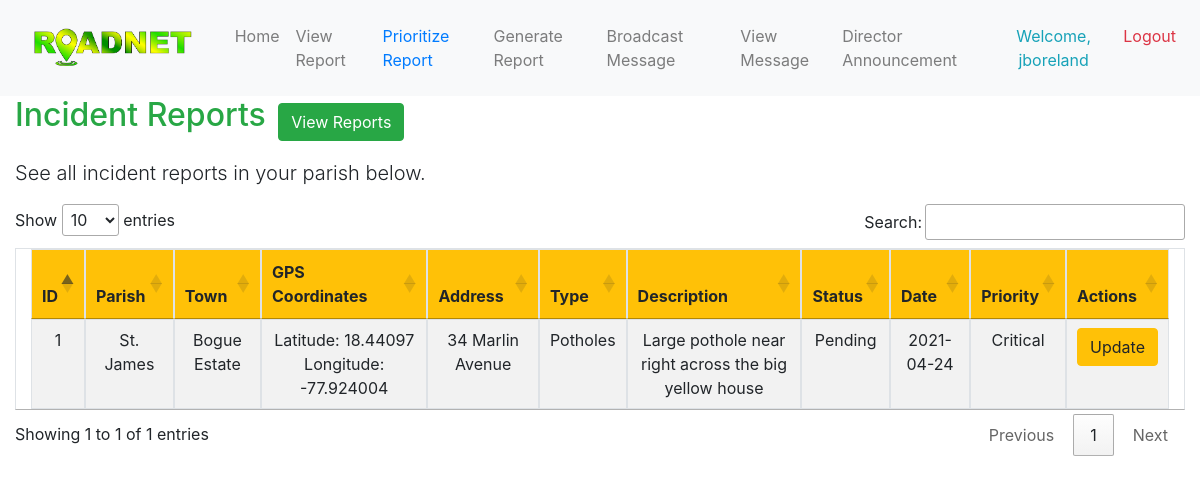
Screenshot of /parishmanager/setpriority.php (signed in) with the database file from the repository.
### tables this page shows
CREATE TABLE report (
    reportID int(11) NOT NULL AUTO_INCREMENT, 
    firstname varchar(25) NOT NULL,
    lastname varchar(25) NOT NULL,
    telephone varchar(11) NOT NULL,
    parish varchar(25) NOT NULL,
    town varchar(30) NOT NULL,
    gpscoord varchar(65) NOT NULL,
    address varchar(70) NOT NULL,
    direction varchar(150) NOT NULL,
    incident varchar(25) NOT NULL,
    description varchar(500) NOT NULL,
    media varchar(500) NOT NULL,
    vstatus varchar(20) NOT NULL,
    rdate date NOT NULL,
    priority VARCHAR(10) NOT NULL,
    assignedTo VARCHAR(30) NULL,
  
    PRIMARY KEY (reportID)

);

### parishmanager/setpriority.php (the view, shortened to what this page needs)
<?php
        if(isset($_SESSION['parishmanager_login'])) {
            $ename = $_SESSION['parishmanager_login'];
        }
?>
<!DOCTYPE html>
<html lang="en">
    <head>
        <link rel="stylesheet" href="https://cdn.jsdelivr.net/npm/bootstrap@4.6.0/dist/css/bootstrap.min.css">
        <link rel="stylesheet" href="http://cdn.datatables.net/1.10.2/css/jquery.dataTables.min.css"></style>
        <link rel="stylesheet" href="http://localhost/roadnet/css/parishstyles.css">
    </head>
    <body>
        <nav class="navbar navbar-expand-lg navbar-light bg-light">
            <div class="navbar-brand col-6 col-lg-2">
                <img src="http://localhost/roadnet/rimages/logo.png" class="img-fluid">
            </div>
            <div class="collapse navbar-collapse" id="navbarText">
                <ul class="navbar-nav mr-auto">
                    <li class="nav-item">
                        <a class="nav-link" href="http://localhost/roadnet/parishmanager/parishmanager_home.php">Home</a>
                    </li>
                    <li class="nav-item">
                        <a class="nav-link" href="http://localhost/roadnet/parishmanager/pmviewreport.php">View Report</a>
                    </li>
                    <li class="nav-item active">
                        <a class="nav-link text-primary" href="http://localhost/roadnet/parishmanager/setpriority.php">Prioritize Report<span class="sr-only">(current)</span></a>
                    </li>
                    <li class="nav-item">
                        <a class="nav-link" href="http://localhost/roadnet/parishmanager/generateReport.php">Generate Report</a>
                    </li>
                    <li class="nav-item">
                        <a class="nav-link" href="http://localhost/roadnet/parishmanager/broadcast.php">Broadcast Message</a>
                    </li>
                    <li class="nav-item">
                        <a class="nav-link" href="http://localhost/roadnet/parishmanager/viewMessage.php">View Message</a>
                    </li>
                    <li class="nav-item">
                        <a class="nav-link" href="http://localhost/roadnet/parishmanager/viewAnnouncement.php">Director Announcement</a>
                    </li>
                </ul>
                <span class="navbar-text">
                    <ul class="navbar-nav mr-auto">
                        <?php
                            echo
                                '<li class="nav-item">
                                    <a class="nav-link text-center text-info">Welcome, '.$_SESSION['parishmanager_login'].'</a>
                                </li>';
                            echo '
                                <li class="nav-item">
                                    <a  href="http://localhost/roadnet/logout.php" class="nav-link text-center text-danger">Logout</a>
                                </li>';
                        ?>
                    </ul>
                </span>
            </div>
        </nav>
        <div class="container-fluid col-12 col-md-12 col-lg-12 col-xl-12">
            <div class="row">
                <div class="col-md-12">
                    <div class=" mb-3 list-inline">
                        <h2 class="list-inline-item text-success">Incident Reports</h2>
                        <a href="http://localhost/roadnet/parishmanager/pmviewreport.php" class="btn btn-success list-inline-item pull-right"><i class="text-white fa fa-eye"></i> View Reports</a>
                    </div>
                    <p class="lead">See all incident reports in your parish below. </p>
                    <?php
                    require_once "config.php";
                    $connect = mysqli_connect("localhost", "root", "", "roadnet");
                    $staffPar = "SELECT parish FROM employee WHERE username = '$ename'";
                    $sresult = mysqli_query($connect, $staffPar);
                    $presult = $sresult->fetch_assoc();
                    $sql = "SELECT * FROM report WHERE (parish = '".$presult["parish"]."')";
                    if ($result = mysqli_query($link, $sql)) {
                        if (mysqli_num_rows($result) > 0) {
                            echo '<table id="myTable" class="col-12 col-md-12 col-lg-12 col-xl-12 table text-center  table-bordered table-striped">';
                            echo '<thead class="bg-warning" >';
                            echo "<tr>";
                            echo "<th>ID</th>";
                            echo "<th>Parish</th>";
                            echo "<th>Town</th>";
                            echo "<th>GPS Coordinates</th>";
                            echo "<th>Address</th>";
                            echo "<th>Type</th>";
                            echo "<th>Description</th>";
                            echo "<th>Status</th>";
                            echo "<th>Date</th>";
                            echo "<th>Priority</th>";
                            echo "<th>Actions</th>";
                            echo "</tr>";
                            echo "</thead>";
                            echo "<tbody>";
                            while ($row = mysqli_fetch_array($result)) {
                                echo "<tr>";
                                echo "<td>" . $row['reportID'] . "</td>";
                                echo "<td>" . $row['parish'] . "</td>";
                                echo "<td>" . $row['town'] . "</td>";
                                echo "<td>" . $row['gpscoord'] . "</td>";
                                echo "<td>" . $row['address'] . "</td>";
                                echo "<td>" . $row['incident'] . "</td>";
                                echo "<td>" . $row['description'] . "</td>";
                                echo "<td>" . $row['vstatus'] . "</td>";
                                echo "<td>" . $row['rdate'] . "</td>";
                                echo "<td>" . $row['priority'] . "</td>";
                                echo '<td>';
                                echo '<a href="priority.php?id=' . $row['reportID'] . '" class=" mx-auto  btn btn-warning" >Update</a>';
                                echo "</tr>";
                            }
                            echo "</tbody>";
                            echo "</table>";
                        } else {
                            echo '<div class="alert alert-danger"><em>No employee records were found.</em></div>';
                        }
                    } else {
                        echo "Oops! Something went wrong. Please try again later.";
                    }
                    ?>
                </div>
            </div>
        </div>
    </body>
</html>

### rows the page displays
report: reportID "1", parish "St. James", town "Bogue Estate", gpscoord "Latitude: 18.44097 Longitude: -77.924004", address "34 Marlin Avenue", incident "Potholes", description "Large pothole near right across the big yellow house", vstatus "Pending", rdate "2021-04-24", priority "Critical"

### other values shown
$_SESSION['parishmanager_login'] "jboreland"
